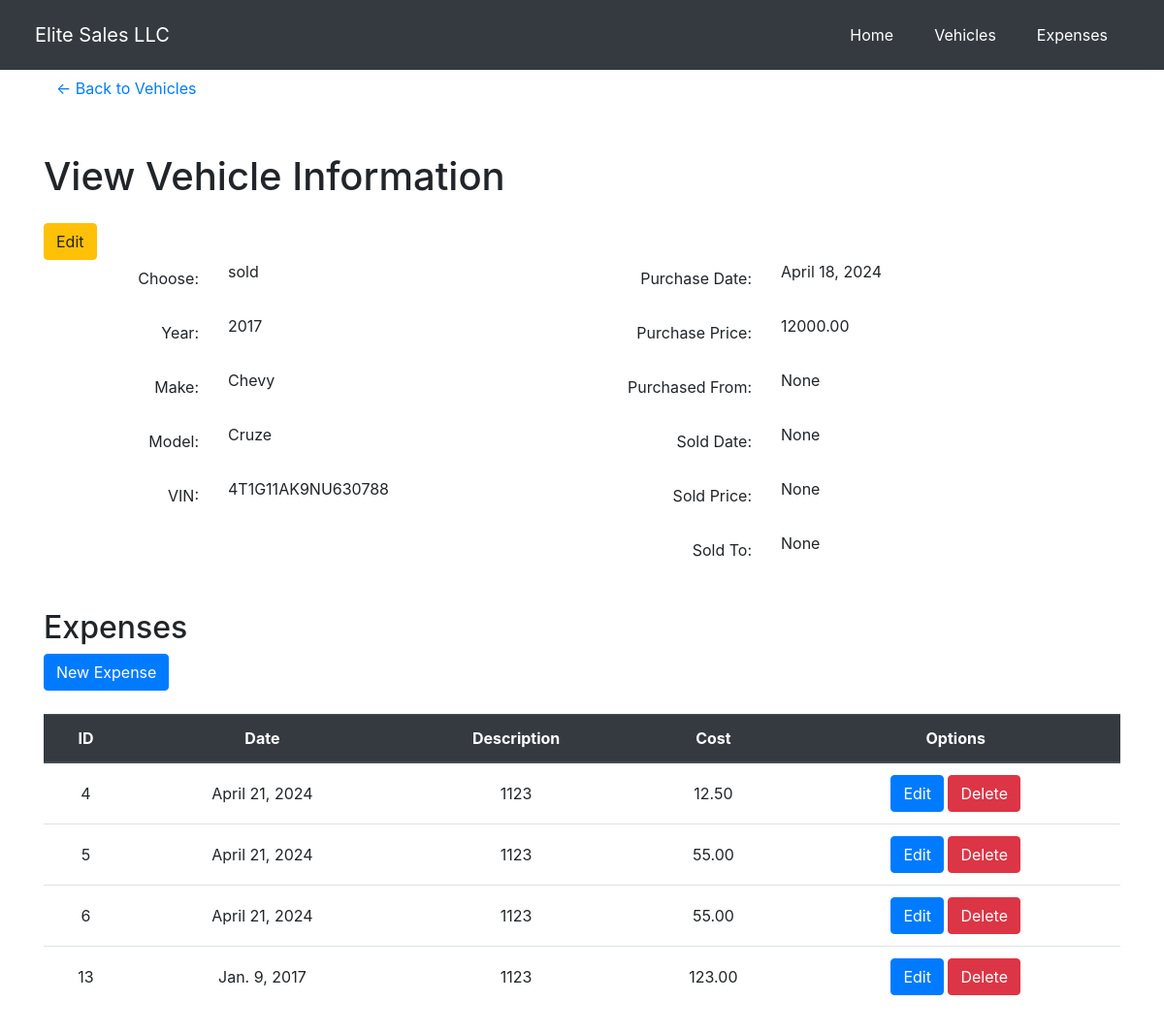
The app's page /vehicles/view/2/false/ with its own data.
### Elite/models.py (models this page shows, shortened)
class VehicleInformation(models.Model):
    current_year = datetime.now().year
    id = models.AutoField(primary_key=True)
    CHOICES = [
        ('purchased', 'Purchased'),
        ('sold', 'Sold'),
        ('hidden', 'Hidden')
    ]
    dropdown_field = models.CharField(max_length=20, choices=CHOICES, null=False, default='purchased')
    Year = models.IntegerField(validators=[MaxValueValidator(current_year+1)])
    Make = models.CharField(max_length=200, null=False)
    Model = models.CharField(max_length=200, null=False)
    VIN = models.CharField(max_length=20, null=False)
    LockVehicle = models.BooleanField(default=False)
    PurchaseDate = models.DateField(null=True, blank=True)
    PurchasePrice = models.DecimalField(max_digits=12, decimal_places=2, null=True, blank=True)
    PurchasedFrom = models.CharField(max_length=200, null=True, blank=True)
    SoldDate = models.DateField(null=True, blank=True)
    SoldPrice = models.DecimalField(max_digits=12, decimal_places=2, null=True, blank=True)
    SoldTo = models.CharField(max_length=200, null=True, blank=True)

class Expense(models.Model):
    id = models.AutoField(primary_key=True)
    VehicleId = models.ForeignKey(VehicleInformation, on_delete=models.CASCADE)
    Description = models.CharField(max_length=1000)
    Date = models.DateField()
    Amount = models.DecimalField(max_digits=12, decimal_places=2)

### Elite/views.py (the view)
# urls.py: path('vehicles/view/<int:vehicle_id>/<str:edit>/', views.vehicle, name='viewVehicle'),
def vehicle(request, vehicle_id, edit):
    edit = edit.lower()
    vehicle_info = get_object_or_404(VehicleInformation, pk=vehicle_id)
    expenses_info = search_expenses(vehicle_id)
    if request.method == 'POST':
        form = VehicleInformationForm(request.POST, instance=vehicle_info)
        if form.is_valid():
            form.save()
            messages.success(request, f"{vehicle_info.Make} {vehicle_info.Model} updated successfully")
            return redirect('Elite:viewVehicle', vehicle_id=vehicle_info.id, edit='false')
    else:
        form = VehicleInformationForm(instance=vehicle_info)
    context = {'vehicle': vehicle_info,
               'editing': edit,
               'form': form,
               'expenses_info': expenses_info}
    return render(request, 'Elite/Vehicles/vehicleView.html', context)

### Elite/models.py (called while the page is built)
def search_expenses(vehicle_id):
    try:
        expenses_info = Expense.objects.filter(VehicleId_id=vehicle_id)
        return expenses_info
    except VehicleInformation.DoesNotExist:
        return None
    except Expense.DoesNotExist:
        return None

### templates/Elite/Vehicles/vehicleView.html (shortened to what this page needs)
{% extends 'Elite/base.html' %}
{% load static %}
{% block body %}
    <div class="container">
        <a href="{% url "Elite:vehicles" %}" class="btn btn-link"><- Back to Vehicles</a>
    {% if editing == 'true' and vehicle.LockVehicle == False %}
        <h1 class="mt-5 mb-4">Edit Vehicle Information</h1>
        <form id="myForm" method="post">
            {% csrf_token %}
            <div class="row">
                <div class="col-md-6">
                    <div class="form-group row">
                        <label for="id_dropdown_field" class="col-sm-4 col-form-label text-right">Dropdown Field:</label>
                        <div class="col-sm-8">
                            {{ form.dropdown_field }}
                        </div>
                    </div>
                    <div class="form-group row">
                        <label for="id_Year" class="col-sm-4 col-form-label text-right">Year:</label>
                        <div class="col-sm-8">
                            {{ form.Year }}
                        </div>
                    </div>
                    <div class="form-group row">
                        <label for="id_Make" class="col-sm-4 col-form-label text-right">Make:</label>
                        <div class="col-sm-8">
                            {{ form.Make }}
                        </div>
                    </div>
                    <div class="form-group row">
                        <label for="id_Model" class="col-sm-4 col-form-label text-right">Model:</label>
                        <div class="col-sm-8">
                            {{ form.Model }}
                        </div>
                    </div>
                    <div class="form-group row">
                        <label for="id_VIN" class="col-sm-4 col-form-label text-right">VIN:</label>
                        <div class="col-sm-8">
                            {{ form.VIN }}
                        </div>
                    </div>
                    <div class="form-group row">
                        <label for="id_VIN" class="col-sm-4 col-form-label text-right">Status</label>
                        <div class="col-sm-8">
                            {{ form.LockVehicle }} Locked
                        </div>
                    </div>
                </div>
                <div class="col-md-6">
                    <div class="form-group row">
                        <label for="id_PurchaseDate" class="col-sm-4 col-form-label text-right">Purchase Date:</label>
                        <div class="col-sm-8">
                            {{ form.PurchaseDate }}
                        </div>
                    </div>
                    <div class="form-group row">
                        <label for="id_PurchasePrice" class="col-sm-4 col-form-label text-right">Purchase Price:</label>
                        <div class="col-sm-8">
                            {{ form.PurchasePrice }}
                        </div>
                    </div>
                    <div class="form-group row">
                        <label for="id_PurchasedFrom" class="col-sm-4 col-form-label text-right">Purchased From:</label>
                        <div class="col-sm-8">
                            {{ form.PurchasedFrom }}
                        </div>
                    </div>
                    <div class="form-group row">
                        <label for="id_SoldDate" class="col-sm-4 col-form-label text-right">Sold Date:</label>
                        <div class="col-sm-8">
                            {{ form.SoldDate }}
                        </div>
                    </div>
                    <div class="form-group row">
                        <label for="id_SoldPrice" class="col-sm-4 col-form-label text-right">Sold Price:</label>
                        <div class="col-sm-8">
                            {{ form.SoldPrice }}
                        </div>
                    </div>
                    <div class="form-group row">
                        <label for="id_SoldTo" class="col-sm-4 col-form-label text-right">Sold To:</label>
                        <div class="col-sm-8">
                            {{ form.SoldTo }}
                        </div>
                    </div>
                </div>
            </div>
            <button type="submit" class="btn btn-primary">Save</button>
        </form>
    {% else %}
        <h1 class="mt-5 mb-4">View Vehicle Information</h1>
        {% if vehicle.LockVehicle == False %}
            <a href="{% url "Elite:viewVehicle" vehicle.id "true" %}" class="btn btn-warning">Edit</a>
        {% else %}
            <a href="{% url "Elite:unlockVehicle" vehicle_id=vehicle.id %}" class="btn btn-warning">Unlock Vehicle</a>
        {% endif %}
        <div class="row">
            <div class="col-md-6">
                    <div class="form-group row">
                        <label for="id_dropdown_field" class="col-sm-4 col-form-label text-right">Choose:</label>
                        <div class="col-sm-8">
                            <p>{{ vehicle.dropdown_field }}</p>
                        </div>
                    </div>
                    <div class="form-group row">
                        <label for="id_Year" class="col-sm-4 col-form-label text-right">Year:</label>
                        <div class="col-sm-8">
                            <p>{{ vehicle.Year }}</p>
                        </div>
                    </div>
                    <div class="form-group row">
                        <label for="id_Make" class="col-sm-4 col-form-label text-right">Make:</label>
                        <div class="col-sm-8">
                            <p>{{ vehicle.Make }}</p>
                        </div>
                    </div>
                    <div class="form-group row">
                        <label for="id_Model" class="col-sm-4 col-form-label text-right">Model:</label>
                        <div class="col-sm-8">
                            <p>{{ vehicle.Model }}</p>
                        </div>
                    </div>
                    <div class="form-group row">
                        <label for="id_VIN" class="col-sm-4 col-form-label text-right">VIN:</label>
                        <div class="col-sm-8">
                            <p>{{ vehicle.VIN }}</p>
                        </div>
                    </div>
                </div>
                <div class="col-md-6">
                    <div class="form-group row">
                        <label for="id_PurchaseDate" class="col-sm-4 col-form-label text-right">Purchase Date:</label>
                        <div class="col-sm-8">
                            <p>{{ vehicle.PurchaseDate }}</p>
                        </div>
                    </div>
                    <div class="form-group row">
                        <label for="id_PurchasePrice" class="col-sm-4 col-form-label text-right">Purchase Price:</label>
                        <div class="col-sm-8">
                            <p>{{ vehicle.PurchasePrice }}</p>
                        </div>
                    </div>
                    <div class="form-group row">
                        <label for="id_PurchasedFrom" class="col-sm-4 col-form-label text-right">Purchased From:</label>
                        <div class="col-sm-8">
                            <p>{{ vehicle.PurchasedFrom }}</p>
                        </div>
                    </div>
                    <div class="form-group row">
                        <label for="id_SoldDate" class="col-sm-4 col-form-label text-right">Sold Date:</label>
                        <div class="col-sm-8">
                            <p>{{ vehicle.SoldDate }}</p>
                        </div>
                    </div>
                    <div class="form-group row">
                        <label for="id_SoldPrice" class="col-sm-4 col-form-label text-right">Sold Price:</label>
                        <div class="col-sm-8">
                            <p>{{ vehicle.SoldPrice }}</p>
                        </div>
                    </div>
                    <div class="form-group row">
                        <label for="id_SoldTo" class="col-sm-4 col-form-label text-right">Sold To:</label>
                        <div class="col-sm-8">
                            <p>{{ vehicle.SoldTo }}</p>
                        </div>
                    </div>
                </div>
        </div>
    {% endif %}
        <br>
    <h2>Expenses</h2>
        <a href="{% url "Elite:newExpense" vehicle.id %}" class="btn btn-primary">New Expense</a>
        <br>
        <br>
    <table id="vehicleTable" class="table table-hover">
        <thead class="thead-dark">
         <tr>
             <th class="text-center" scope="col">ID</th>
             <th class="text-center" scope="col">Date</th>
             <th class="text-center" scope="col">Description</th>
             <th class="text-center" scope="col">Cost</th>
             <th class="text-center" scope="col">Options</th>
        </tr>
        </thead>
        <tbody>
        {% for expense in expenses_info %}
        <tr class="clickable-row" data-url-view="{% url 'Elite:viewExpense' expense_id=expense.id edit='false' %}">
            <td class="text-center align-middle">{{ expense.id }}</td>
            <td class="text-center align-middle">{{ expense.Date }}</td>
            <td class="text-center align-middle">{{ expense.Description }}</td>
            <td class="text-center align-middle">{{ expense.Amount }}</td>
            <td class="text-center align-middle">
                <a href="{% url 'Elite:viewExpense' expense.id "false"%}" class="btn btn-primary">Edit</a>
                <a href="{% url 'Elite:deleteExpense' expense.id %}" class="btn btn-danger">Delete</a>
            </td>
        </tr>
        {% endfor %}
        </tbody>
        </table>
    </div>
    <br>
    <br>
{% endblock %}

### records on screen
VehicleInformation: dropdown_field "sold", Year "2017", Make "Chevy", Model "Cruze", VIN "4T1G11AK9NU630788", PurchaseDate "April 18, 2024", PurchasePrice "12000.00", PurchasedFrom "None", SoldDate "None", SoldPrice "None", SoldTo "None"
Expense: id "4", Date "April 21, 2024", Description "1123", Amount "12.50"
Expense: id "5", Date "April 21, 2024", Description "1123", Amount "55.00"
Expense: id "6", Date "April 21, 2024", Description "1123", Amount "55.00"
Expense: id "13", Date "Jan. 9, 2017", Description "1123", Amount "123.00"
